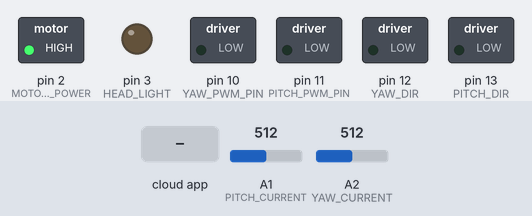
Bench run of a sketch on a simulated Arduino Uno, built with avr-gcc and run on an emulated ATmega328P. Parts: switched loads named in the sketch (green lamp = pin HIGH), output pins drawn as LEDs (lit = HIGH). The test bench sets the inputs (shaded band); at power-on: A1 (PITCH_CURRENT) = 512, A2 (YAW_CURRENT) = 512. The ROS host is connected and sends only what is stated.

Above: at 1.2 s.
1.3 s: the phone or cloud app sets motorSpeed to 45
At 2.5 s:
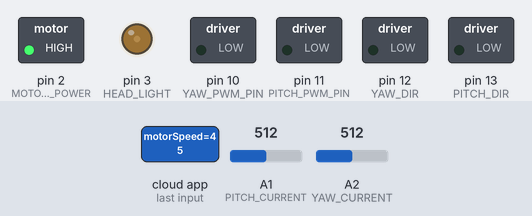
2.8 s: the phone or cloud app sets motorSpeed to 90
At 3.6 s:
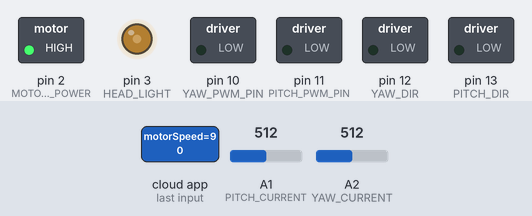
4.3 s: the phone or cloud app sets motorSpeed to 180
At 4.8 s:
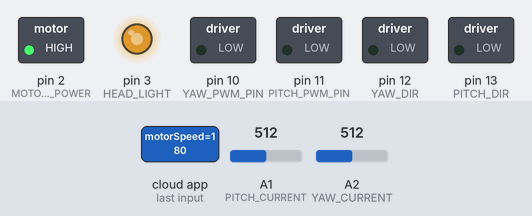
Timing chart, 0 to 7.3 s (numbered marks = the images above; inputs shaded):
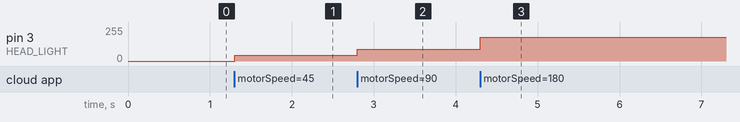

Measured:
- after the input at 1.3 s, pin 3 (HEAD_LIGHT): 0/255 → 45/255 at once
- after the input at 2.8 s, pin 3 (HEAD_LIGHT): 45/255 → 90/255 at once
- after the input at 4.3 s, pin 3 (HEAD_LIGHT): 90/255 → 180/255 at once

The sketch:

DoraArmControlOnboard_gripper.ino
```cpp
/*
 * This source use DFRduino
 *
 */

#include <ros.h>
#include <std_msgs/UInt16.h>
#include <std_msgs/Int32.h>
#include <std_msgs/String.h>

//const define
int PITCH_CURRENT_LIMIT = 10;
int YAW_CURRENT_LIMIT = 10;


//pinout define
int GRIPPER_PWM_PIN = 9;
int GRIPPER_DIR = 8;
int PITCH_PWM_PIN = 11;
int PITCH_DIR = 13;
int YAW_PWM_PIN = 10;
int YAW_DIR = 12;
int HEAD_LIGHT = 3;

int MOTOR_DRIVER_POWER = 2;
int GRIPPER_CURRENT = A0;
int PITCH_CURRENT = A1;
int YAW_CURRENT = A2;

//variable
int pitchCurrent=0;
int yawCurrent=0;

ros::NodeHandle  nh;

std_msgs::Int32 pitchCurrentMsg,yawCurrentMsg;

ros::Publisher pitchCurrent_pub("pitchCurrent", &pitchCurrentMsg);
ros::Publisher yawCurrent_pub("yawCurrent", &yawCurrentMsg);

void motorControlKeyboardCb( const std_msgs::String& motorInstruction){
  switch(motorInstruction.data[0])//read instruction from keyboard
  {
    case'q':
      analogWrite(PITCH_PWM_PIN, 125);
      break;
    case'a':
      analogWrite(PITCH_PWM_PIN, 0);
      break;
    case'w':
      analogWrite(YAW_PWM_PIN, 125);
      break;
    case's':
      analogWrite(YAW_PWM_PIN, 0);
      break;
    case'z':
      digitalWrite(PITCH_DIR, HIGH-digitalRead(PITCH_DIR));
      break;
    case'x':
      digitalWrite(YAW_DIR, HIGH-digitalRead(YAW_DIR));
      break;
    case'e':
      analogWrite(HEAD_LIGHT,120);
      break;
                                                                                                                                                                                                                    break;
    default:
      analogWrite(PITCH_PWM_PIN, 0);
      analogWrite(YAW_PWM_PIN, 0);
      break;
  }
}


void motorSpeedKeyboardCb( const std_msgs::UInt16& motorSpeed){
  analogWrite(HEAD_LIGHT,motorSpeed.data);
}

ros::Subscriber<std_msgs::String> motorControlKeyboard("motorControl", &motorControlKeyboardCb );
ros::Subscriber<std_msgs::UInt16> motorSpeedKeyboard("motorSpeed", &motorSpeedKeyboardCb );

void current_sensing()
{
  pitchCurrentMsg.data=analogRead(PITCH_CURRENT);
  yawCurrentMsg.data=analogRead(YAW_CURRENT);
  /*
  if (pitchCurrentMsg.data>PITCH_CURRENT_LIMIT)
    analogWrite(PITCH_PWM_PIN,0);
  if (yawCurrentMsg.data>YAW_CURRENT_LIMIT)
    analogWrite(YAW_PWM_PIN,0);
  */

  pitchCurrent_pub.publish( &pitchCurrentMsg );//need custom message
  yawCurrent_pub.publish( &yawCurrentMsg );//need custom message

}

void setup()
{
  pinMode(HEAD_LIGHT, OUTPUT);
  pinMode(PITCH_PWM_PIN, OUTPUT);
  pinMode(PITCH_DIR, OUTPUT);
  pinMode(YAW_PWM_PIN, OUTPUT);
  pinMode(YAW_DIR, OUTPUT);
  pinMode(MOTOR_DRIVER_POWER,OUTPUT);
  digitalWrite(MOTOR_DRIVER_POWER,HIGH);
  nh.initNode();
  nh.advertise(pitchCurrent_pub); //publish ros topic
  nh.advertise(yawCurrent_pub);  //publish
  nh.subscribe(motorControlKeyboard); //subscribe
  nh.subscribe(motorSpeedKeyboard); //subscribe
  analogWrite(HEAD_LIGHT,0);
}

void loop()
{
//  current_sensing();

  pitchCurrentMsg.data=analogRead(PITCH_CURRENT);
  yawCurrentMsg.data=analogRead(YAW_CURRENT);
  //sensing code error, check it later
  if (pitchCurrentMsg.data>PITCH_CURRENT_LIMIT)
    analogWrite(PITCH_PWM_PIN,0);
  if (yawCurrentMsg.data>YAW_CURRENT_LIMIT)
    analogWrite(YAW_PWM_PIN,0);
  pitchCurrent_pub.publish( &pitchCurrentMsg );//need custom message
  yawCurrent_pub.publish( &yawCurrentMsg );//need custom message

  nh.spinOnce();
  delay(1);
}
```
